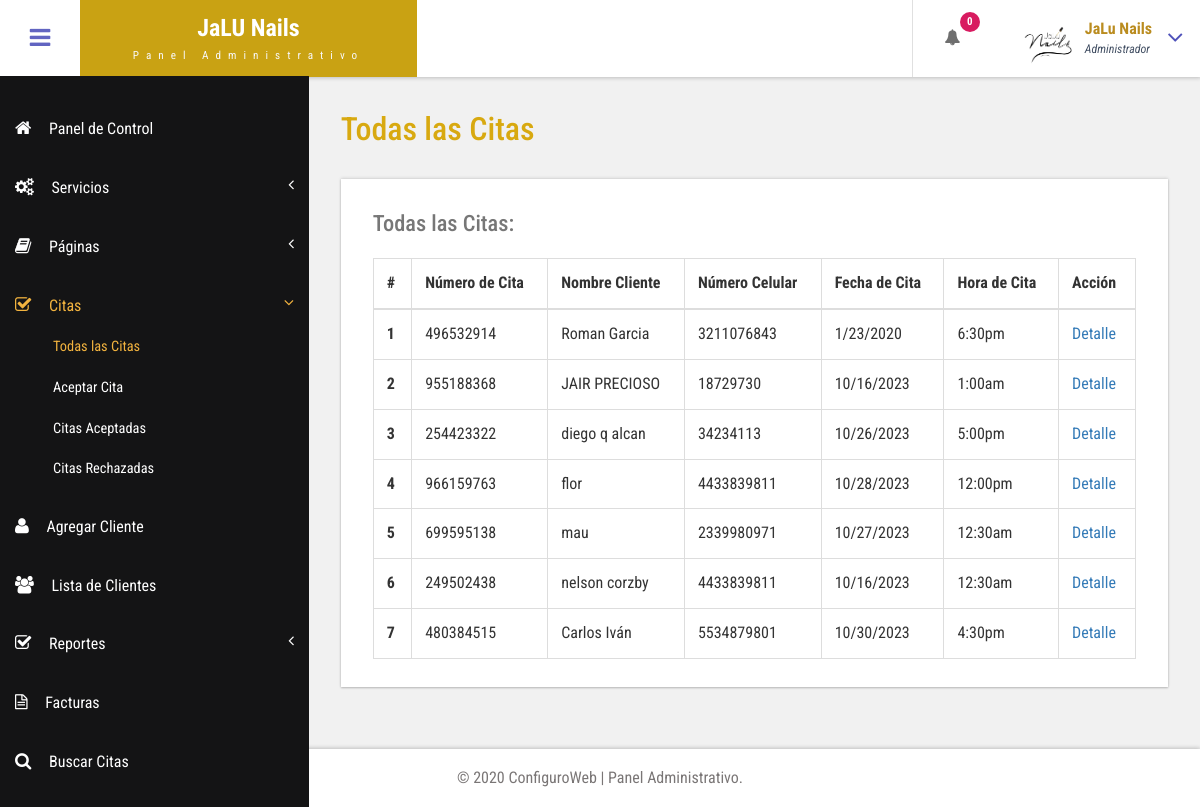
Page /admin/all-appointment.php (signed in) on the committed database.
### tables this page shows
CREATE TABLE `tblappointment` (
  `ID` int(10) NOT NULL,
  `AptNumber` varchar(80) DEFAULT NULL,
  `Name` varchar(120) DEFAULT NULL,
  `Email` varchar(120) DEFAULT NULL,
  `PhoneNumber` bigint(11) DEFAULT NULL,
  `AptDate` varchar(120) DEFAULT NULL,
  `AptTime` varchar(120) DEFAULT NULL,
  `Services` varchar(120) DEFAULT NULL,
  `ApplyDate` timestamp NULL DEFAULT current_timestamp(),
  `Remark` varchar(250) NOT NULL,
  `Status` varchar(50) NOT NULL,
  `RemarkDate` timestamp NOT NULL DEFAULT '0000-00-00 00:00:00' ON UPDATE current_timestamp()
);

### admin/all-appointment.php (the view, shortened to what this page needs)
<?php
include('includes/dbconnection.php');
if (strlen($_SESSION['bpmsaid']==0)) {
  header('location:logout.php');
  } else{
  ?>
<!DOCTYPE HTML>
<html>
<head>
<link href="css/bootstrap.css" rel='stylesheet' type='text/css' />
<link href="css/style.css" rel='stylesheet' type='text/css' />
<link href="css/font-awesome.css" rel="stylesheet">
<link href="css/animate.css" rel="stylesheet" type="text/css" media="all">
<link href="css/custom.css" rel="stylesheet">
</head>
<body class="cbp-spmenu-push">
	<div class="main-content">
		 <?php include_once('includes/sidebar.php');?>
		 <?php include_once('includes/header.php');?>
		<div id="page-wrapper">
			<div class="main-page">
				<div class="tables">
					<h3 class="title1">Todas las Citas</h3>
					<div class="table-responsive bs-example widget-shadow">
						<h4>Todas las Citas:</h4>
						<table class="table table-bordered"> <thead> <tr> <th>#</th> <th> Número de Cita</th> <th>Nombre Cliente</th><th>Número Celular</th> <th>Fecha de Cita</th><th>Hora de Cita</th><th>Acción</th> </tr> </thead> <tbody>
<?php
$ret=mysqli_query($con,"select *from  tblappointment");
$cnt=1;
while ($row=mysqli_fetch_array($ret)) {
?>
						 <tr> <th scope="row"><?php echo $cnt;?></th> <td><?php  echo $row['AptNumber'];?></td> <td><?php  echo $row['Name'];?></td><td><?php  echo $row['PhoneNumber'];?></td><td><?php  echo $row['AptDate'];?></td> <td><?php  echo $row['AptTime'];?></td> <td><a href="view-appointment.php?viewid=<?php echo $row['ID'];?>">Detalle</a></td> </tr>   <?php
$cnt=$cnt+1;
}?></tbody> </table>
					</div>
				</div>
			</div>
		</div>
		 <?php include_once('includes/footer.php');?>
	</div>
</body>
</html>
<?php }  ?>

### admin/includes/sidebar.php (shortened to what this page needs)
<div class=" sidebar" role="navigation">
          <div class="navbar-collapse">
      <nav class="cbp-spmenu cbp-spmenu-vertical cbp-spmenu-left" id="cbp-spmenu-s1">
        <ul class="nav" id="side-menu">
          <li>
            <a href="dashboard.php"><i class="fa fa-home nav_icon"></i>Panel de Control</a>
          </li>
          <li>
            <a href="add-services.php"><i class="fa fa-cogs nav_icon"></i>Servicios<span class="fa arrow"></span> </a>
          </li>
          <li class="">
            <a href="about-us.php"><i class="fa fa-book nav_icon"></i>Páginas <span class="fa arrow"></span></a>
          </li>
          <li>
            <a href="all-appointment.php"><i class="fa fa-check-square-o nav_icon"></i>Citas<span class="fa arrow"></span></a>
            <ul class="nav nav-second-level collapse">
              <li>
                <a href="all-appointment.php">Todas las Citas</a>
              </li>
              <li>
                <a href="new-appointment.php">Aceptar Cita</a>
              </li>
              <li>
                <a href="accepted-appointment.php">Citas Aceptadas</a>
              </li>
              <li>
                <a href="rejected-appointment.php">Citas Rechazadas</a>
              </li>
            </ul>
          </li>
          <li>
            <a href="add-customer.php" class="chart-nav"><i class="fa fa-user nav_icon"></i>Agregar Cliente</a>
          </li>
           <li>
            <a href="customer-list.php" class="chart-nav"><i class="fa fa-users nav_icon"></i>Lista de Clientes</a>
          </li>
            <li>
            <a href="#"><i class="fa fa-check-square-o nav_icon"></i>Reportes<span class="fa arrow"></span></a>
          </li>
  <li>
            <a href="invoices.php" class="chart-nav"><i class="fa fa-file-text-o nav_icon"></i>Facturas</a>
          </li>
          <li>
            <a href="search-appointment.php" class="chart-nav"><i class="fa fa-search nav_icon"></i>Buscar Citas</a>
          </li>
          <li>
            <a href="search-invoices.php" class="chart-nav"><i class="fa fa-search nav_icon"></i>Buscar Facturas</a>
          </li>
        </ul>
      </nav>
    </div>
  </div>

### admin/includes/header.php (shortened to what this page needs)
<div class="sticky-header header-section ">
      <div class="header-left">
        <button id="showLeftPush"><i class="fa fa-bars"></i></button>
        <div class="logo">
          <a href="index.php">
            <h1>JaLU Nails</h1>
            <span>Panel Administrativo</span>
          </a>
        </div>
      </div>
      <div class="header-right">
        <div class="profile_details_left">
          <ul class="nofitications-dropdown">
            <?php
$ret1=mysqli_query($con,"select ID,Name from  tblappointment where Status=''");
$num=mysqli_num_rows($ret1);
?>
            <li class="dropdown head-dpdn">
              <a href="#" class="dropdown-toggle" data-toggle="dropdown" aria-expanded="false"><i class="fa fa-bell"></i><span class="badge blue"><?php echo $num;?></span></a>
            </li>
          </ul>
          <div class="clearfix"> </div>
        </div>
        <div class="profile_details">
        <?php
$adid=$_SESSION['bpmsaid'];
$ret=mysqli_query($con,"select AdminName from tbladmin where ID='$adid'");
$row=mysqli_fetch_array($ret);
$name=$row['AdminName'];
?>
          <ul>
            <li class="dropdown profile_details_drop">
              <a href="#" class="dropdown-toggle" data-toggle="dropdown" aria-expanded="false">
                <div class="profile_img">
                  <span class="prfil-img"><img src="images/logo_jalu.png" alt="" width="50" height="60"> </span>
                  <div class="user-name">
                    <p><?php echo $name; ?></p>
                    <span>Administrador</span>
                  </div>
                  <i class="fa fa-angle-down lnr"></i>
                  <div class="clearfix"></div>
                </div>
              </a>
            </li>
          </ul>
        </div>
      </div>
      <div class="clearfix"> </div>
    </div>

### admin/includes/footer.php
<div class="footer">
   <p>&copy; 2020 ConfiguroWeb | Panel Administrativo.</p>
</div>

### admin/css/custom.css (style rules this page uses)
#page-wrapper { padding:7em 2em 2.5em; background-color: #F1F1F1; }
.sidebar .arrow { float: right; }
.sidebar .fa.arrow:before { content: "\f104"; }
.sidebar .active>a>.fa.arrow:before { content: "\f107"; }
.sidebar .nav-second-level li, .sidebar .nav-third-level li { border-bottom: 0!important; margin-bottom: 0; }
.sidebar .nav-second-level li a { padding-left: 53px; font-size: .9em; }

### rows in the picture
tblappointment: AptNumber "496532914", Name "Roman Garcia", PhoneNumber "3211076843", AptDate "1/23/2020", AptTime "6:30pm"
tblappointment: AptNumber "955188368", Name "JAIR PRECIOSO", PhoneNumber "18729730", AptDate "10/16/2023", AptTime "1:00am"
tblappointment: AptNumber "254423322", Name "diego q alcan", PhoneNumber "34234113", AptDate "10/26/2023", AptTime "5:00pm"
tblappointment: AptNumber "966159763", Name "flor", PhoneNumber "4433839811", AptDate "10/28/2023", AptTime "12:00pm"
tblappointment: AptNumber "699595138", Name "mau", PhoneNumber "2339980971", AptDate "10/27/2023", AptTime "12:30am"
tblappointment: AptNumber "249502438", Name "nelson corzby", PhoneNumber "4433839811", AptDate "10/16/2023", AptTime "12:30am"
tblappointment: AptNumber "480384515", Name "Carlos Iván", PhoneNumber "5534879801", AptDate "10/30/2023", AptTime "4:30pm"

### other values in the picture
$num "0"
$name "JaLu Nails"
